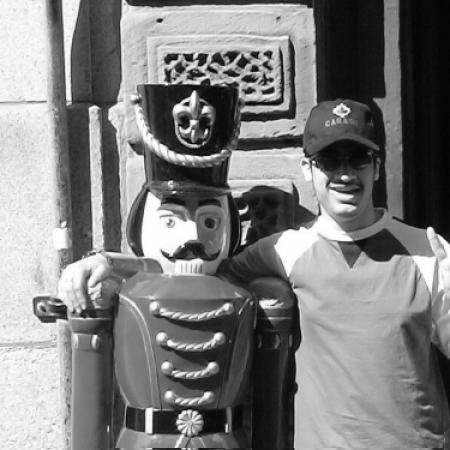
#> input picture MultiMedia/HW1/Hi.tif, 450 x 450 px, found by its file name
$ jupyter execute 9629373_Saeedmehr_Maryam.ipynb
#> lines starting #> are read from the running program, lines starting #| are printed output that depends on the picture; long printed decimals are rounded
#> further down, img is the input picture: shape (450, 450); min 0, max 255, mean 126.4
[cell 1]
"""
MultiMedia Homework 3
-----------------------------
Author : Maryam Saeedmehr
Std NO.: 9629373
"""

# Question 1 : Median Cut

import cv2 as cv # for reading image
import numpy as np # some mathematic calculation
import matplotlib.pyplot as plt # plot results


# Histogram Function of HW2------------------------------------
def histogram(image):
    """
    This function will calculate histogram of
    an input image.
    """
    Histogram = [0]*257
    [Row, Column] = image.shape
#> Row = 450; Column = 450
    for row in range(Row):
        for column in range(Column):
            Histogram[image[row][column] + 1] = Histogram[image[row][column] + 1] + 1
#> after the loop, Histogram = 257 values, max 1975 at index 16, min 0 at index 0, mean 787.9

    return Histogram


# Hist_Median function----------------------------------------
def hist_median(image):
    # create a copy of original image
    image_copy = np.copy(image)

    hist = histogram(image)
#> hist has the same summary as Histogram in histogram

    [Row, Column] = image.shape
#> Row = 450; Column = 450
    imageSize = Row * Column
#> imageSize = 202500

    # find k-means-----------------------------
    sum_ = 0
    k_means = []
    k = 1
    for i in range(257):
        sum_ += hist[i]
        if sum_ >= k*imageSize//4:
            k_means.append(i)
            k += 1
            if k == 4:
                break
#> this loop made 201 passes
#> sum_ on passes 1 to 3: 0, 8, 9
#> after the loop, k = 4; k_means = [53, 126, 200]; sum_ = 152355

    # Quantization-----------------------------
    for i in range(Row):
        for j in range(Column):
            if image[i][j] < k_means[0]:
                image_copy[i][j] = 0
            elif image[i][j] >= k_means[0] and image[i][j] < k_means[1]:
                image_copy[i][j] = 1
            elif image[i][j] >= k_means[1] and image[i][j] < k_means[2]:
                image_copy[i][j] = 2
            else :
                image_copy[i][j] = 3
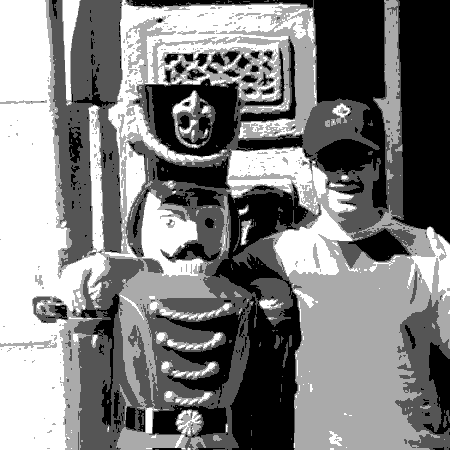
#> image_copy: shape (450, 450); min 0, max 3, mean 1.5; drawn with min black and max white


    # Plot Histogram and k-means---------------
    plt.figure(figsize=(8, 6))
    plt.title('Histogram')
    plt.plot(hist)
    plt.vlines(k_means[0], ymin=25, ymax=max(hist), colors='red', label='T01')
    plt.vlines(k_means[1], ymin=25, ymax=max(hist), colors='green', label='T0')
    plt.vlines(k_means[2], ymin=25, ymax=max(hist), colors='yellow', label='T02')
    plt.legend()

    # Plot Quantized image---------------------
    plt.figure(figsize=(16, 12))
    plt.subplot(121)
    plt.title('Original Image')
    plt.imshow(image, cmap='gray')
    plt.subplot(122)
    plt.title('Quantized Image')
    plt.imshow(image_copy, cmap='gray')

# ------------------------------------------------------------
# Test the function
img = cv.imread('Hi.tif', 0)
hist_median(img)
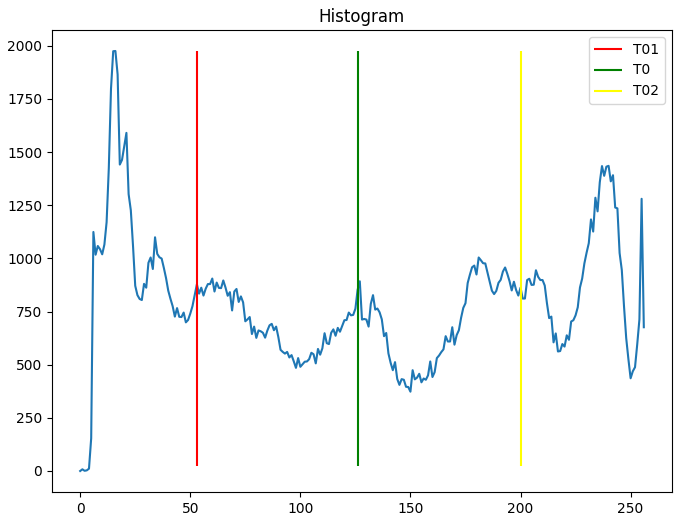
#> figure drawn by matplotlib, 1 panel; curve peaks at x = 16, y = 1975
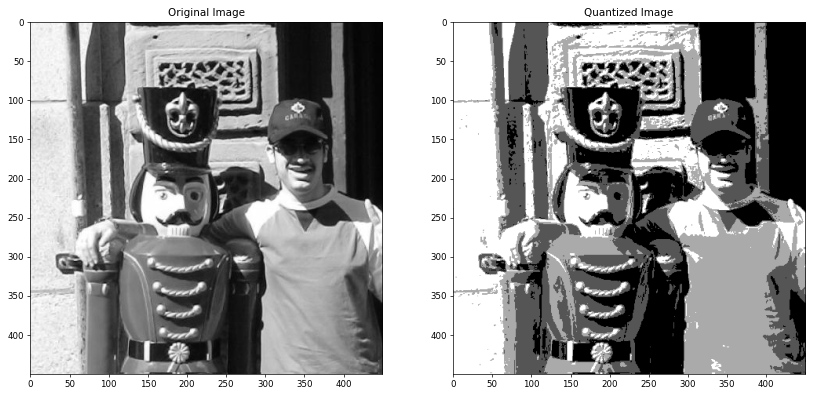
#> figure drawn by matplotlib, 2 panels

[cell 2]
# Question 2 : DCT on k*k blocks with threshold=t

from scipy.fftpack import dct, idct
import cv2 as cv # for reading image
import numpy as np # some mathematic calculation
import matplotlib.pyplot as plt # plot results

# implement 2D DCT--------------------
def dct2(a):
    return dct(dct(a.T, norm='ortho').T, norm='ortho')

# implement 2D IDCT-------------------
def idct2(a):
    return idct(idct(a.T, norm='ortho').T, norm='ortho')

# PSNR Function-----------------------
def PSNR(original, compressed):
    mse = np.mean((original - compressed) ** 2)
    if(mse == 0):
        """
        MSE is zero means no noise is present in the signal
        Therefore PSNR have no importance.
        """
        return 100
    max_pixel = 255.0
    psnr = 20 * np.log10(max_pixel / np.sqrt(mse))
    return psnr

# DCT---------------------------------------------------------
def HW3_dct(I, K, t):
#> called with K = 8, t = 50
    if K not in range(4, 33):
        print('Block size should be in range [4, 32]')
        return -1

    [Row, Column] = I.shape
#> Row = 450; Column = 450
    J = cv.resize(I,(Row+(K-Row%K) , Column+(K-Column%K)))
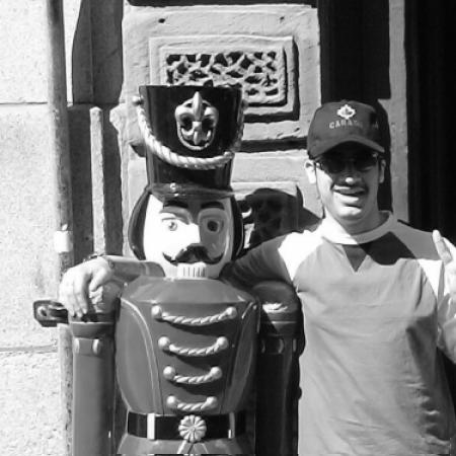
#> J: shape (456, 456); min 3, max 255, mean 126.3
    [Row, Column] = J.shape
#> Row = 456; Column = 456

    # DCT Coefficient calculation---------------------
    dct_coeff = dct2(J.reshape(Row//K*Column//K, K, K))

    # threshold appliance-----------------------------
    dct_coeff[abs(dct_coeff) < t] = 0

    # Reconstructing the image by idct2---------------
    rebuilt_image = idct2(dct_coeff).reshape(Row,Column)
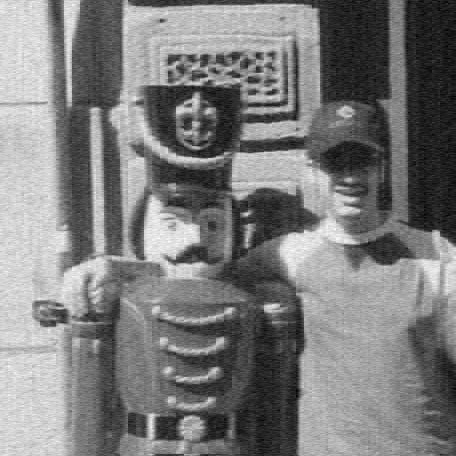
#> rebuilt_image: shape (456, 456) float64; min -28.98, max 288.9, mean 126.3; drawn with min black and max white
    difference = abs(J - rebuilt_image)
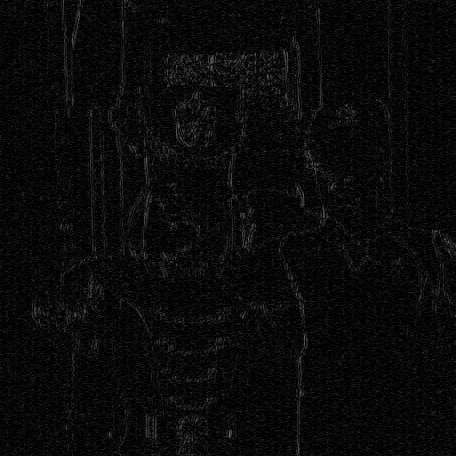
#> difference: shape (456, 456) float64; min 1.04e-05, max 116.8, mean 10.4

    # PSNR--------------------------------------------
    psnr = PSNR(J, rebuilt_image)
#> in PSNR, `mse = np.mean((original - compressed) ** 2)`: mse = 199.9
#> in PSNR, `psnr = 20 * np.log10(max_pixel / np.sqrt(mse))`: psnr = 25.12
#> psnr = 25.12
    print('PSNR = {}'.format(psnr))
#| PSNR = 25.122

    # zero Coefficient count--------------------------
    zero_count = np.count_nonzero(dct_coeff==0)
#> zero_count = 186427
    zero_percent = (zero_count/(Row*Column))*100
#> zero_percent = 89.66
    print('Zero coefficients = {} %'.format(zero_percent))
#| Zero coefficients = 89.656 %

    # plot the rebuilt, original and difference of those---
    plt.figure(figsize=(24, 18))
    plt.subplot(131)
    plt.title('Original Image')
    plt.imshow(I, cmap='gray')
    plt.subplot(132)
    plt.title('Reconstructed Image')
    plt.imshow(rebuilt_image, cmap='gray')
    plt.subplot(133)
    plt.title('Difference Image')
    plt.imshow(difference, cmap='gray')

# ------------------------------------------------------------
# Test the function
I = cv.imread('Hi.tif', 0)
K = 8
t = 50
HW3_dct(I, K, t)
